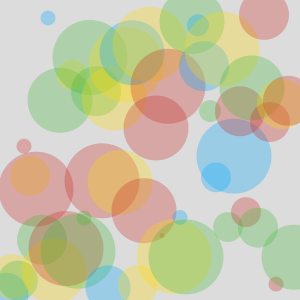
Frame 1 (no input)
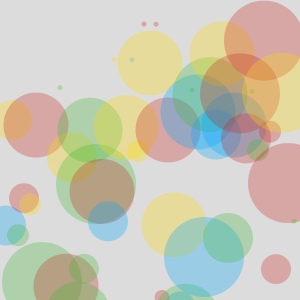
Frame 60 (the mouse pressed at the canvas centre just before this capture)
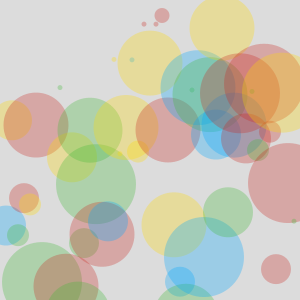
Frame 120 (the mouse held since frame 60 and released just before this capture)

The Processing sketch that drew these frames (run headless with seeded random() and noise(); from frame 60 on, the mouse is pressed at the canvas centre):

// Processing sketch: processing_20529
// ── processing_20529.pde

int num = 50;

float[] ypos = new float[num];
float[] speed = new float[num];
color[] myColors = new color[4];
float[] radius = new float[10];
int[] col = new int[num];
int [] radi= new int[num];


void setup() {
  
frameRate(5);
  size(300,300);
  radius[0]=50;
  radius[1]=30;
  radius[2]=15;
  radius[3]=5;
  radius[4]=65;
  radius[5]=75;
  radius[6]=22;
  radius[7]=40;
  radius[8]=45;
  radius[9]=80;

  //explicitly add colors to the myColors array
  myColors[0] = color(200,40,35,75);
  myColors[1] = color(65,185,54,75);
  myColors[2] = color(255,217,0,75);
  myColors[3] = color(0,168,255,75);

  //use a loop to randomly seed ypos, speed, and col
  for(int i=num-1; i>=0; i--) {
    ypos[i] = random(0,height);
    speed[i] = random(-5,5);
    col[i] = floor(random(0,4));
    radi[i] = floor(random(0,9));
 
  }
  noStroke();
  smooth();
}

void draw() {
  background(220);
  
  for(int i=0; i<num-1; i++) {
    //use the int from col[] to choose the fill from myColors[]
    fill(myColors[col[i]]);

    //draw the ellipse using ypos[]
    ellipse(width/num * i + width/num, ypos[i], radius[radi[i]], radius[radi[i]]);
    //update ypos[] with speed[]
    ypos[i] = ypos[i] + speed[i]+35;
    radi[i]+=1;
    
    //if the circles go off the screen, reset them
    if(radi[i]>9) radi[i]=0;
    if(ypos[i] > height + radius[radi[i]]/2) ypos[i] = -radius[radi[i]]/2;
    if(ypos[i] < -radius[radi[i]]/2) ypos[i] = height - +radius[radi[i]]/2;
  }
}
